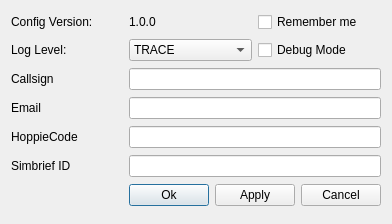
<?xml version="1.0" encoding="UTF-8"?>
<ui version="4.0">
 <class>Config</class>
 <widget class="QDialog" name="Config">
  <property name="geometry">
   <rect>
    <x>0</x>
    <y>0</y>
    <width>392</width>
    <height>224</height>
   </rect>
  </property>
  <property name="windowTitle">
   <string>Config</string>
  </property>
  <layout class="QGridLayout" name="gridLayout_2">
   <item row="8" column="1" colspan="2">
    <layout class="QHBoxLayout" name="btns">
     <item>
      <widget class="QPushButton" name="ok_btn">
       <property name="sizePolicy">
        <sizepolicy hsizetype="Minimum" vsizetype="Fixed">
         <horstretch>1</horstretch>
         <verstretch>0</verstretch>
        </sizepolicy>
       </property>
       <property name="text">
        <string>Ok</string>
       </property>
      </widget>
     </item>
     <item>
      <widget class="QPushButton" name="apply_btn">
       <property name="text">
        <string>Apply</string>
       </property>
      </widget>
     </item>
     <item>
      <widget class="QPushButton" name="cancel_btn">
       <property name="sizePolicy">
        <sizepolicy hsizetype="Minimum" vsizetype="Fixed">
         <horstretch>1</horstretch>
         <verstretch>0</verstretch>
        </sizepolicy>
       </property>
       <property name="text">
        <string>Cancel</string>
       </property>
      </widget>
     </item>
    </layout>
   </item>
   <item row="4" column="0">
    <widget class="QLabel" name="label">
     <property name="text">
      <string>Callsign</string>
     </property>
    </widget>
   </item>
   <item row="6" column="1" colspan="2">
    <widget class="QLineEdit" name="hoppie_code"/>
   </item>
   <item row="0" column="0">
    <widget class="QLabel" name="label_5">
     <property name="text">
      <string>Config Version:</string>
     </property>
    </widget>
   </item>
   <item row="7" column="1" colspan="2">
    <widget class="QLineEdit" name="simbrief_id">
     <property name="sizePolicy">
      <sizepolicy hsizetype="Expanding" vsizetype="Fixed">
       <horstretch>0</horstretch>
       <verstretch>0</verstretch>
      </sizepolicy>
     </property>
    </widget>
   </item>
   <item row="4" column="1" colspan="2">
    <widget class="QLineEdit" name="callsign"/>
   </item>
   <item row="6" column="0">
    <widget class="QLabel" name="label_3">
     <property name="text">
      <string>HoppieCode</string>
     </property>
    </widget>
   </item>
   <item row="2" column="0">
    <widget class="QLabel" name="label_7">
     <property name="sizePolicy">
      <sizepolicy hsizetype="Preferred" vsizetype="Preferred">
       <horstretch>0</horstretch>
       <verstretch>0</verstretch>
      </sizepolicy>
     </property>
     <property name="text">
      <string>Log Level:</string>
     </property>
    </widget>
   </item>
   <item row="5" column="1" colspan="2">
    <widget class="QLineEdit" name="email"/>
   </item>
   <item row="2" column="2">
    <widget class="QCheckBox" name="debug_mode">
     <property name="sizePolicy">
      <sizepolicy hsizetype="Minimum" vsizetype="Fixed">
       <horstretch>0</horstretch>
       <verstretch>0</verstretch>
      </sizepolicy>
     </property>
     <property name="text">
      <string>Debug Mode</string>
     </property>
    </widget>
   </item>
   <item row="2" column="1">
    <widget class="QComboBox" name="log_level">
     <property name="sizePolicy">
      <sizepolicy hsizetype="Preferred" vsizetype="Fixed">
       <horstretch>0</horstretch>
       <verstretch>0</verstretch>
      </sizepolicy>
     </property>
     <item>
      <property name="text">
       <string>TRACE</string>
      </property>
     </item>
     <item>
      <property name="text">
       <string>DEBUG</string>
      </property>
     </item>
     <item>
      <property name="text">
       <string>INFO</string>
      </property>
     </item>
     <item>
      <property name="text">
       <string>SUCCESS</string>
      </property>
     </item>
     <item>
      <property name="text">
       <string>WARNING</string>
      </property>
     </item>
     <item>
      <property name="text">
       <string>ERROR</string>
      </property>
     </item>
     <item>
      <property name="text">
       <string>CRITICAL</string>
      </property>
     </item>
    </widget>
   </item>
   <item row="5" column="0">
    <widget class="QLabel" name="label_2">
     <property name="text">
      <string>Email</string>
     </property>
    </widget>
   </item>
   <item row="7" column="0">
    <widget class="QLabel" name="label_4">
     <property name="sizePolicy">
      <sizepolicy hsizetype="Preferred" vsizetype="Preferred">
       <horstretch>0</horstretch>
       <verstretch>0</verstretch>
      </sizepolicy>
     </property>
     <property name="text">
      <string>Simbrief ID</string>
     </property>
    </widget>
   </item>
   <item row="0" column="1">
    <widget class="QLabel" name="version">
     <property name="text">
      <string>1.0.0</string>
     </property>
    </widget>
   </item>
   <item row="0" column="2">
    <widget class="QCheckBox" name="remember_me">
     <property name="text">
      <string>Remember me</string>
     </property>
    </widget>
   </item>
  </layout>
 </widget>
 <resources/>
 <connections/>
</ui>
